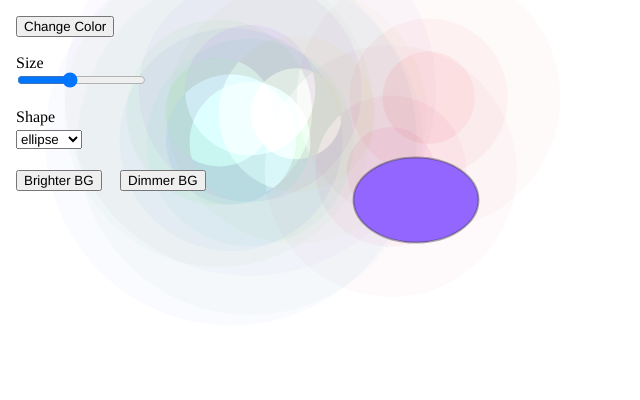
Frame 1 (no input)
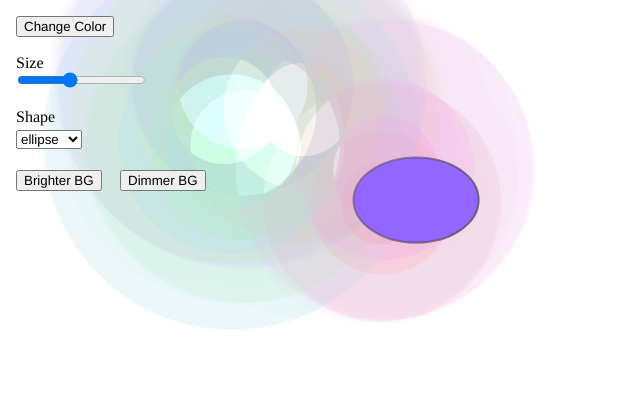
Frame 60 (no input)
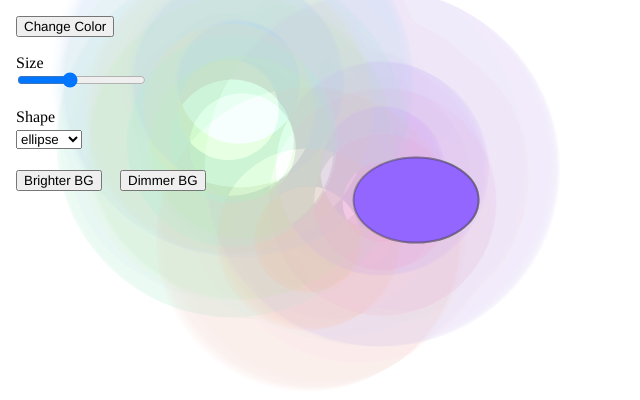
Frame 120 (the mouse pressed at the canvas centre since frame 60)

The p5.js sketch that drew these frames (run headless with seeded random() and noise() and a simulated clock; from frame 60 on, the mouse is pressed at the canvas centre):

// p5.js sketch
// ── sketch.js
let colorBtn, sizeSlider, shapeSelect;
let shapeColor;

let bgLayer;
let t = 0;
const NUM_BLOBS = 7;
const SPEED = 0.005;

let rotationAngle = 0;

let isPulsing = false;
const PULSE_AMPLITUDE = 20;
const PULSE_SPEED = 0.05;


let veilAlpha = 20; 
let brighterBtn, dimmerBtn;

function setup() {
  createCanvas(640, 400);
  noStroke();
  textFont("Helvetica, Arial, sans-serif");


  bgLayer = createGraphics(width, height);
  bgLayer.noStroke();
  bgLayer.colorMode(HSB, 360, 100, 100, 100);

  colorMode(HSB, 360, 100, 100, 100);
  shapeColor = color(random(360), 60, 100);


  colorBtn = createButton("Change Color");
  colorBtn.position(16, 16);
  colorBtn.mousePressed(randomShapeColor);

  createP("Size").position(0, 50).style("margin", "4px 0 0 16px");
  sizeSlider = createSlider(20, 220, 100, 1);
  sizeSlider.position(15, 70);


  createP("Shape").position(0, 100).style("margin", "8px 0 0 16px");
  shapeSelect = createSelect();
  shapeSelect.position(16, 130);
  shapeSelect.option("ellipse");
  shapeSelect.option("square");
  shapeSelect.option("triangle");


  brighterBtn = createButton("Brighter BG");
  brighterBtn.position(16, 170);
  brighterBtn.mousePressed(() => veilAlpha = max(0, veilAlpha - 5));

  dimmerBtn = createButton("Dimmer BG");
  dimmerBtn.position(120, 170);
  dimmerBtn.mousePressed(() => veilAlpha = min(60, veilAlpha + 5));
}

function randomShapeColor() {
  shapeColor = color(random(360), 60, 100);
}

function draw() {
  drawMovingBlendBackground();

  push();
  blendMode(BLEND);
  translate(width * 0.65, height * 0.5);
  rotate(rotationAngle);


  const base = sizeSlider.value();


  const pulseOffset = isPulsing ? sin(frameCount * PULSE_SPEED) * PULSE_AMPLITUDE : 0;
  const s = base + pulseOffset;

  stroke(0, 0, 20, 40);
  strokeWeight(2);
  fill(shapeColor);

  const choice = shapeSelect.value();
  if (choice === "ellipse") {
    ellipse(0, 0, s * 1.25, s * 0.85);
  } else if (choice === "square") {
    rectMode(CENTER);
    rect(0, 0, s, s);
  } else if (choice === "triangle") {
    triangle(-s * 0.6, s * 0.5, 0, -s * 0.6, s * 0.6, s * 0.5);
  }
  pop();

  t += SPEED;
}

function mouseDragged() {
  rotationAngle += 0.05;
  isPulsing = true;
}

function mouseReleased() {
  isPulsing = false;
}

function drawMovingBlendBackground() {
  bgLayer.clear();
  bgLayer.blendMode(ADD);

  for (let i = 0; i < NUM_BLOBS; i++) {
    const x = noise(t + i * 0.31) * width;
    const y = noise(t + i * 0.31 + 100) * height;
    const r = map(noise(t + i * 0.47 + 200), 0, 1, 180, 460);
    const h = (frameCount * 0.4 + i * 55) % 360;

    bgLayer.fill(h, 35, 90, 7);
    bgLayer.ellipse(x, y, r, r);
    bgLayer.fill(h, 40, 95, 10);
    bgLayer.ellipse(x, y, r * 0.6, r * 0.6);
    bgLayer.fill(h, 45, 100, 13);
    bgLayer.ellipse(x, y, r * 0.35, r * 0.35);
  }

  noTint();
  image(bgLayer, 0, 0);

  push();
  noStroke();
  fill(0, 0, 100, veilAlpha); 
  rect(0, 0, width, height);
  pop();
}
